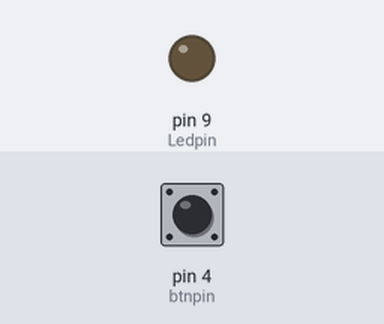
This sketch was run on a simulated Arduino Uno, built with avr-gcc and run on an emulated ATmega328P. Parts: output pins drawn as LEDs (lit = HIGH). Inputs (shaded band) come from the test bench; at power-on: pin 4 (btnpin) HIGH.

Above: at 1.2 s.
1.3 s: pin 4 (btnpin) pulled LOW for 0.15 s
At 1.37 s:
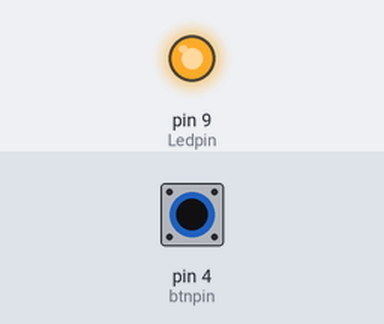
2.9 s: pin 4 (btnpin) pulled LOW for 3.2 s
At 7.5 s:
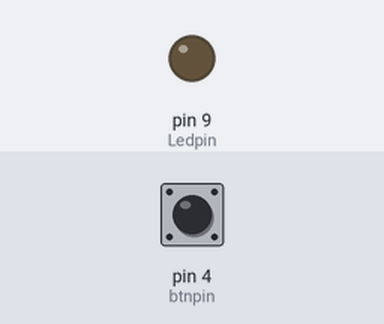
Timing chart, 0 to 9.0 s (numbered marks = the images above; inputs shaded):
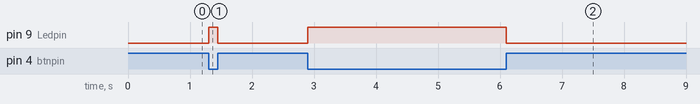

Measured:
- after the input at 1.3 s, pin 9 (Ledpin): LOW → HIGH at once, → LOW 0.15 s later
- after the input at 2.9 s, pin 9 (Ledpin): LOW → HIGH at once, → LOW 3.2 s later

The sketch:

LEDonoff.ino
```cpp
const int Ledpin = 9;
const int btnpin = 4;
int state;

void setup() {
  pinMode(Ledpin, OUTPUT);
  pinMode(btnpin, INPUT_PULLUP);

}

void loop() {
  state = digitalRead(btnpin);
  if(state == LOW){
    digitalWrite(Ledpin, HIGH);
  }
  else{
    digitalWrite(Ledpin, LOW);
  }
}
```
